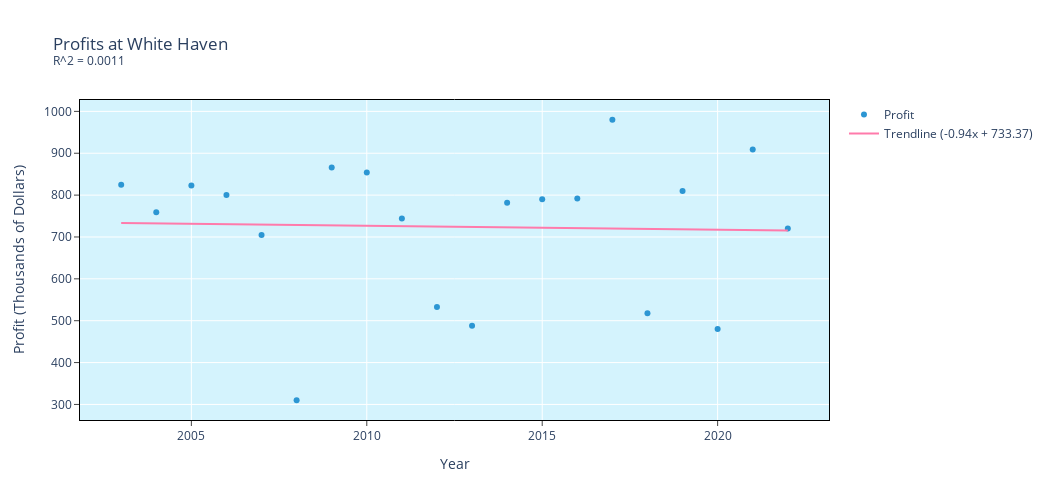

Notebook code cell kept with this figure:
### Code cell
fig = make_subplots(rows=1, cols=1)
fig.add_trace(go.Scatter(x = x+2003, y = np.asarray(dfwh["Profit ($ thousands)"]), mode = "markers", name = "Profit", line=dict(color="#2C96D3")), row = 1, col = 1)
fig.add_trace(go.Scatter(x = x+2003, y = x * lrwh.slope + lrwh.intercept, mode = "lines", line=dict(color='#FF7AAB'), name = "Trendline (" + "{:.2f}".format(lrwh.slope) + "x + " + "{:.2f}".format(lrwh.intercept) + ")"), row = 1, col = 1)

fig.update_yaxes(title = "Profit (Thousands of Dollars)")
fig.update_xaxes(title = "Year")
fig.update_xaxes(
    mirror=True,
    showline=True,
    linecolor='black',
    #gridcolor='lightgrey',
    ticks='outside'
    )

fig.update_yaxes(
    mirror=True,
    linecolor='black',
    #gridcolor='lightgrey',
    ticks='outside',
    showline=True
    )

fig.update_layout(width = 1050, height = 500, title = "Profits at White Haven <br><sup>R^2 = " + "{:.4f}".format(lrwh.rvalue ** 2))

fig.update_layout(
    plot_bgcolor='#d4f3fd'
)

fig.show()

### Figure 1 — Plotly figure (JSON) as saved in the notebook; plotly's stock layout.template omitted (floating-point values rounded to 4 significant figures)
{"data": [{"line": {"color": "#2C96D3"}, "mode": "markers", "name": "Profit", "type": "scatter", "x": [2003, 2004, 2005, 2006, 2007, 2008, 2009, 2010, 2011, 2012, 2013, 2014, 2015, 2016, 2017, 2018, 2019, 2020, 2021, 2022], "xaxis": "x", "y": [825, 759, 823, 800, 705, 310, 866, 854, 744, 533, 488, 782, 790, 792, 980, 518, 810, 480, 909, 720], "yaxis": "y"}, {"line": {"color": "#FF7AAB"}, "mode": "lines", "name": "Trendline (-0.94x + 733.37)", "type": "scatter", "x": [2003, 2004, 2005, 2006, 2007, 2008, 2009, 2010, 2011, 2012, 2013, 2014, 2015, 2016, 2017, 2018, 2019, 2020, 2021, 2022], "xaxis": "x", "y": [733.4, 732.4, 731.5, 730.5, 729.6, 728.6, 727.7, 726.8, 725.8, 724.9, 723.9, 723.0, 722.0, 721.1, 720.2, 719.2, 718.3, 717.3, 716.4, 715.4], "yaxis": "y"}], "layout": {"height": 500, "plot_bgcolor": "#d4f3fd", "title": {"text": "Profits at White Haven <br><sup>R^2 = 0.0011"}, "width": 1050, "xaxis": {"anchor": "y", "domain": [0, 1], "linecolor": "black", "mirror": true, "showline": true, "ticks": "outside", "title": {"text": "Year"}}, "yaxis": {"anchor": "x", "domain": [0, 1], "linecolor": "black", "mirror": true, "showline": true, "ticks": "outside", "title": {"text": "Profit (Thousands of Dollars)"}}}}
